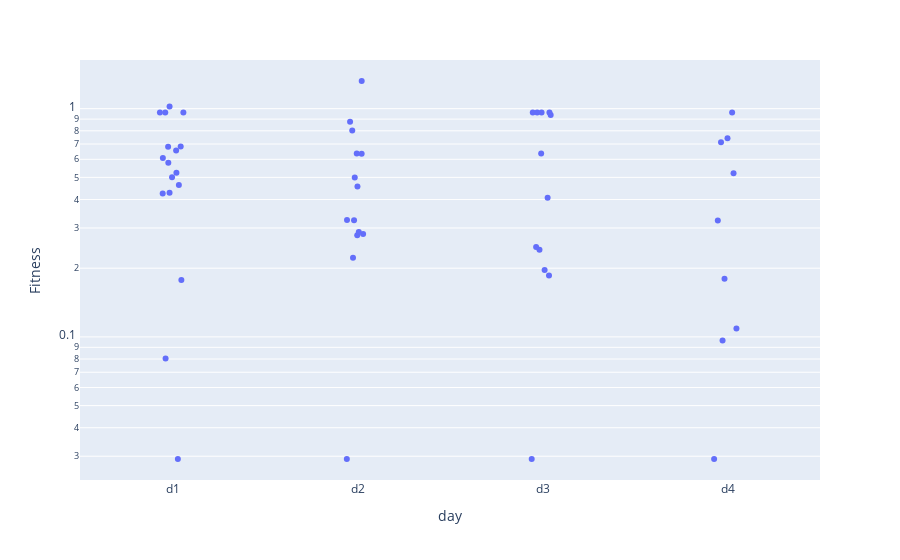

This figure's notebook cell:
### Code cell
px.strip(gene_fitness[gene_fitness['ShortName'] == 'dcuB'], x='day', y='Fitness', hover_data=['mouse'], 
        log_y = True)

### Figure 1 — Plotly figure (JSON) as saved in the notebook; plotly's stock layout.template omitted (floating-point values rounded to 4 significant figures)
{"data": [{"alignmentgroup": "True", "boxpoints": "all", "customdata": [["ad926"], ["ad927"], ["ad928"], ["ad929"], ["ad930"], ["am483"], ["am484"], ["am485"], ["am486"], ["am487"], ["am488"], ["am727"], ["am728"], ["am729"], ["am730"], ["am731"], ["am732"], ["ad926"], ["ad927"], ["ad928"], ["ad930"], ["am483"], ["am486"], ["am487"], ["am488"], ["am727"], ["am728"], ["am729"], ["am730"], ["am731"], ["am732"], ["ad926"], ["ad927"], ["ad928"], ["ad929"], ["ad930"], ["am486"], ["am488"], ["am727"], ["am728"], ["am729"], ["am730"], ["am732"], ["ad926"], ["ad927"], ["ad928"], ["ad929"], ["ad930"], ["am486"], ["am487"], ["am488"], ["am732"]], "fillcolor": "rgba(255,255,255,0)", "hoveron": "points", "hovertemplate": "day=%{x}<br>Fitness=%{y}<br>mouse=%{customdata[0]}<extra></extra>", "legendgroup": "", "line": {"color": "rgba(255,255,255,0)"}, "marker": {"color": "#636efa"}, "name": "", "offsetgroup": "", "orientation": "v", "pointpos": 0, "showlegend": false, "type": "box", "x": ["d1", "d1", "d1", "d1", "d1", "d1", "d1", "d1", "d1", "d1", "d1", "d1", "d1", "d1", "d1", "d1", "d1", "d2", "d2", "d2", "d2", "d2", "d2", "d2", "d2", "d2", "d2", "d2", "d2", "d2", "d2", "d3", "d3", "d3", "d3", "d3", "d3", "d3", "d3", "d3", "d3", "d3", "d3", "d4", "d4", "d4", "d4", "d4", "d4", "d4", "d4", "d4"], "x0": " ", "xaxis": "x", "y": [1.021, 0.9626, 0.6553, 0.6812, 0.6831, 0.5005, 0.6077, 0.9626, 0.5791, 0.1776, 0.4281, 0.5243, 0.4244, 0.4633, 0.02917, 0.9626, 0.08037, 0.8018, 1.322, 0.4998, 0.6356, 0.6347, 0.2221, 0.2826, 0.3246, 0.2879, 0.4556, 0.3256, 0.2787, 0.8773, 0.02917, 0.6364, 0.9626, 0.4074, 0.938, 0.9626, 0.1966, 0.186, 0.2474, 0.9626, 0.9626, 0.241, 0.02917, 0.5214, 0.9626, 0.3233, 0.7415, 0.7129, 0.1089, 0.09653, 0.1798, 0.02917], "y0": " ", "yaxis": "y"}], "layout": {"boxmode": "group", "legend": {"tracegroupgap": 0}, "margin": {"t": 60}, "xaxis": {"anchor": "y", "domain": [0, 1], "title": {"text": "day"}}, "yaxis": {"anchor": "x", "domain": [0, 1], "title": {"text": "Fitness"}, "type": "log"}}}
